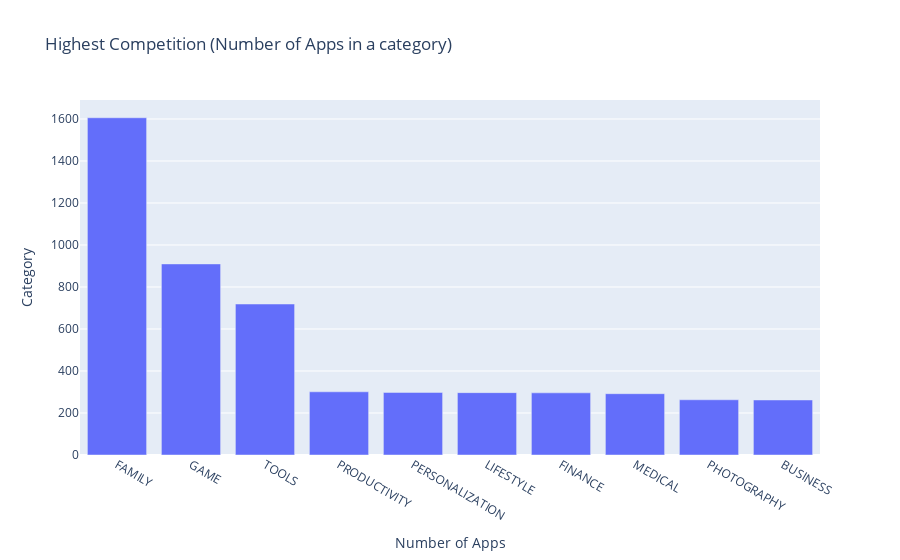

Notebook source saved alongside this figure:
### Markdown cell above
### Highest Competition (Number of Apps) - Vertical Bar Chart

### Code cell
bar = px.bar(
        x = top10_category.index, # index = category name
        y = top10_category.values,
        title="Highest Competition (Number of Apps in a category)")

bar.update_layout(xaxis_title='Number of Apps', yaxis_title='Category')

bar.show()

### Figure 1 — Plotly figure (JSON) as saved in the notebook; plotly's stock layout.template omitted (floating-point values rounded to 4 significant figures)
{"data": [{"alignmentgroup": "True", "hovertemplate": "x=%{x}<br>y=%{y}<extra></extra>", "legendgroup": "", "marker": {"color": "#636efa", "pattern": {"shape": ""}}, "name": "", "offsetgroup": "", "orientation": "v", "showlegend": false, "textposition": "auto", "type": "bar", "x": ["FAMILY", "GAME", "TOOLS", "PRODUCTIVITY", "PERSONALIZATION", "LIFESTYLE", "FINANCE", "MEDICAL", "PHOTOGRAPHY", "BUSINESS"], "xaxis": "x", "y": [1606, 910, 719, 301, 298, 297, 296, 292, 263, 262], "yaxis": "y"}], "layout": {"barmode": "relative", "legend": {"tracegroupgap": 0}, "title": {"text": "Highest Competition (Number of Apps in a category)"}, "xaxis": {"anchor": "y", "domain": [0, 1], "title": {"text": "Number of Apps"}}, "yaxis": {"anchor": "x", "domain": [0, 1], "title": {"text": "Category"}}}}
